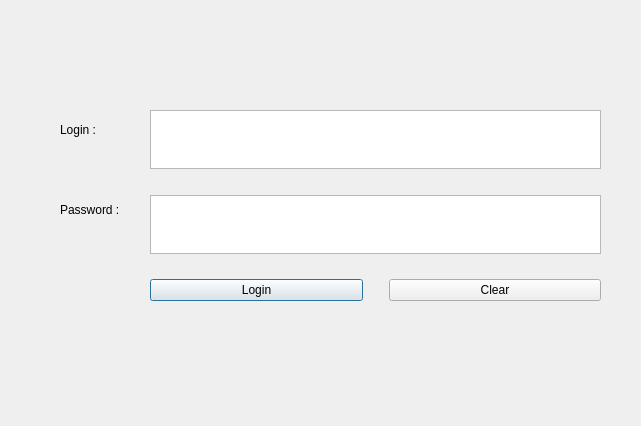
<?xml version="1.0" encoding="UTF-8"?>
<ui version="4.0">
 <class>Dialog</class>
 <widget class="QDialog" name="Dialog">
  <property name="geometry">
   <rect>
    <x>0</x>
    <y>0</y>
    <width>641</width>
    <height>426</height>
   </rect>
  </property>
  <property name="windowTitle">
   <string>Dialog</string>
  </property>
  <widget class="QWidget" name="verticalLayoutWidget_2">
   <property name="geometry">
    <rect>
     <x>150</x>
     <y>110</y>
     <width>451</width>
     <height>191</height>
    </rect>
   </property>
   <layout class="QVBoxLayout" name="verticalLayout_2">
    <item>
     <layout class="QVBoxLayout" name="verticalLayout">
      <item>
       <widget class="QPlainTextEdit" name="login"/>
      </item>
      <item>
       <spacer name="horizontalSpacer">
        <property name="orientation">
         <enum>Qt::Horizontal</enum>
        </property>
        <property name="sizeHint" stdset="0">
         <size>
          <width>40</width>
          <height>20</height>
         </size>
        </property>
       </spacer>
      </item>
      <item>
       <widget class="QPlainTextEdit" name="password"/>
      </item>
     </layout>
    </item>
    <item>
     <spacer name="horizontalSpacer_2">
      <property name="orientation">
       <enum>Qt::Horizontal</enum>
      </property>
      <property name="sizeHint" stdset="0">
       <size>
        <width>40</width>
        <height>20</height>
       </size>
      </property>
     </spacer>
    </item>
    <item>
     <layout class="QHBoxLayout" name="horizontalLayout">
      <item>
       <widget class="QPushButton" name="loginButton">
        <property name="text">
         <string>Login</string>
        </property>
       </widget>
      </item>
      <item>
       <spacer name="verticalSpacer">
        <property name="orientation">
         <enum>Qt::Vertical</enum>
        </property>
        <property name="sizeHint" stdset="0">
         <size>
          <width>20</width>
          <height>40</height>
         </size>
        </property>
       </spacer>
      </item>
      <item>
       <widget class="QPushButton" name="clearButton">
        <property name="text">
         <string>Clear</string>
        </property>
       </widget>
      </item>
     </layout>
    </item>
   </layout>
  </widget>
  <widget class="QLabel" name="label">
   <property name="geometry">
    <rect>
     <x>60</x>
     <y>120</y>
     <width>63</width>
     <height>20</height>
    </rect>
   </property>
   <property name="text">
    <string>Login : </string>
   </property>
  </widget>
  <widget class="QLabel" name="label_2">
   <property name="geometry">
    <rect>
     <x>60</x>
     <y>200</y>
     <width>71</width>
     <height>20</height>
    </rect>
   </property>
   <property name="text">
    <string>Password :</string>
   </property>
  </widget>
 </widget>
 <resources/>
 <connections/>
</ui>
